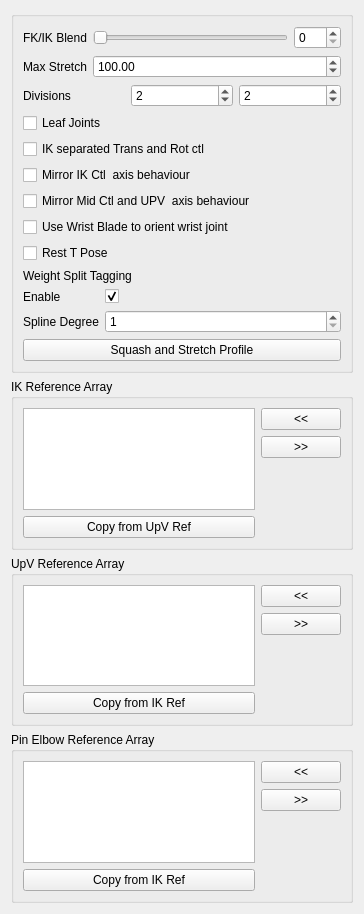
<?xml version="1.0" encoding="UTF-8"?>
<ui version="4.0">
 <class>Form</class>
 <widget class="QWidget" name="Form">
  <property name="geometry">
   <rect>
    <x>0</x>
    <y>0</y>
    <width>364</width>
    <height>914</height>
   </rect>
  </property>
  <property name="windowTitle">
   <string>Form</string>
  </property>
  <layout class="QGridLayout" name="gridLayout">
   <item row="0" column="0">
    <widget class="QGroupBox" name="groupBox">
     <property name="title">
      <string/>
     </property>
     <layout class="QGridLayout" name="gridLayout_2">
      <item row="0" column="0">
       <layout class="QVBoxLayout" name="verticalLayout">
        <item>
         <layout class="QFormLayout" name="formLayout">
          <property name="fieldGrowthPolicy">
           <enum>QFormLayout::FieldGrowthPolicy::AllNonFixedFieldsGrow</enum>
          </property>
          <item row="0" column="0">
           <widget class="QLabel" name="ikfk_label">
            <property name="text">
             <string>FK/IK Blend</string>
            </property>
           </widget>
          </item>
          <item row="0" column="1">
           <layout class="QHBoxLayout" name="horizontalLayout_3">
            <item>
             <widget class="QSlider" name="ikfk_slider">
              <property name="minimumSize">
               <size>
                <width>0</width>
                <height>15</height>
               </size>
              </property>
              <property name="maximum">
               <number>100</number>
              </property>
              <property name="orientation">
               <enum>Qt::Orientation::Horizontal</enum>
              </property>
             </widget>
            </item>
            <item>
             <widget class="QSpinBox" name="ikfk_spinBox">
              <property name="maximum">
               <number>100</number>
              </property>
             </widget>
            </item>
           </layout>
          </item>
          <item row="1" column="0">
           <widget class="QLabel" name="maxStretch_label">
            <property name="sizePolicy">
             <sizepolicy hsizetype="MinimumExpanding" vsizetype="MinimumExpanding">
              <horstretch>0</horstretch>
              <verstretch>0</verstretch>
             </sizepolicy>
            </property>
            <property name="text">
             <string>Max Stretch</string>
            </property>
           </widget>
          </item>
          <item row="1" column="1">
           <widget class="QDoubleSpinBox" name="maxStretch_spinBox">
            <property name="sizePolicy">
             <sizepolicy hsizetype="MinimumExpanding" vsizetype="Fixed">
              <horstretch>0</horstretch>
              <verstretch>0</verstretch>
             </sizepolicy>
            </property>
            <property name="minimum">
             <double>1.000000000000000</double>
            </property>
            <property name="maximum">
             <double>1000.000000000000000</double>
            </property>
            <property name="value">
             <double>100.000000000000000</double>
            </property>
           </widget>
          </item>
         </layout>
        </item>
        <item>
         <layout class="QHBoxLayout" name="horizontalLayout">
          <item>
           <widget class="QLabel" name="divisions_label">
            <property name="text">
             <string>Divisions</string>
            </property>
           </widget>
          </item>
          <item>
           <widget class="QSpinBox" name="div0_spinBox">
            <property name="minimum">
             <number>0</number>
            </property>
            <property name="value">
             <number>2</number>
            </property>
           </widget>
          </item>
          <item>
           <widget class="QSpinBox" name="div1_spinBox">
            <property name="minimum">
             <number>0</number>
            </property>
            <property name="value">
             <number>2</number>
            </property>
           </widget>
          </item>
         </layout>
        </item>
        <item>
         <widget class="QCheckBox" name="leafJoints_checkBox">
          <property name="text">
           <string>Leaf Joints</string>
          </property>
         </widget>
        </item>
        <item>
         <widget class="QCheckBox" name="ikTR_checkBox">
          <property name="text">
           <string>IK separated Trans and Rot ctl</string>
          </property>
         </widget>
        </item>
        <item>
         <widget class="QCheckBox" name="mirrorIK_checkBox">
          <property name="toolTip">
           <string extracomment="This option set the axis of the mid CTL (elbow) and the up vector control to move in a mirror behaviour ">This option set the axis of the mid CTL (elbow) and the up vector control to move in a mirror behaviour </string>
          </property>
          <property name="statusTip">
           <string extracomment="This option set the axis of the mid CTL (elbow) and the up vector control to move in a mirror behaviour ">This option set the axis of the mid CTL (elbow) and the up vector control to move in a mirror behaviour </string>
          </property>
          <property name="whatsThis">
           <string>This option set the axis of the mid CTL (elbow) and the up vector control to move in a mirror behaviour </string>
          </property>
          <property name="text">
           <string>Mirror IK Ctl  axis behaviour</string>
          </property>
         </widget>
        </item>
        <item>
         <widget class="QCheckBox" name="mirrorMid_checkBox">
          <property name="toolTip">
           <string extracomment="This option set the axis of the mid CTL (elbow) and the up vector control to move in a mirror behaviour ">This option set the axis of the mid CTL (elbow) and the up vector control to move in a mirror behaviour </string>
          </property>
          <property name="statusTip">
           <string extracomment="This option set the axis of the mid CTL (elbow) and the up vector control to move in a mirror behaviour ">This option set the axis of the mid CTL (elbow) and the up vector control to move in a mirror behaviour </string>
          </property>
          <property name="whatsThis">
           <string>This option set the axis of the mid CTL (elbow) and the up vector control to move in a mirror behaviour </string>
          </property>
          <property name="text">
           <string>Mirror Mid Ctl and UPV  axis behaviour</string>
          </property>
         </widget>
        </item>
        <item>
         <widget class="QCheckBox" name="useBlade_checkBox">
          <property name="toolTip">
           <string>&lt;html&gt;&lt;head/&gt;&lt;body&gt;&lt;p&gt;If checked, will use a blade to control the wrist joint orientation. This doesn't affect the controls that are align with the arm plane.&lt;/p&gt;&lt;/body&gt;&lt;/html&gt;</string>
          </property>
          <property name="statusTip">
           <string extracomment="This option set the axis of the mid CTL (elbow) and the up vector control to move in a mirror behaviour "/>
          </property>
          <property name="whatsThis">
           <string/>
          </property>
          <property name="text">
           <string>Use Wrist Blade to orient wrist joint</string>
          </property>
         </widget>
        </item>
        <item>
         <widget class="QCheckBox" name="TPoseRest_checkBox">
          <property name="toolTip">
           <string extracomment="This option set the axis of the mid CTL (elbow) and the up vector control to move in a mirror behaviour ">&lt;html&gt;&lt;head/&gt;&lt;body&gt;&lt;p&gt;If checked, the Rest pose for controls will be in T Pose&lt;/p&gt;&lt;/body&gt;&lt;/html&gt;</string>
          </property>
          <property name="statusTip">
           <string extracomment="This option set the axis of the mid CTL (elbow) and the up vector control to move in a mirror behaviour ">This option set the axis of the mid CTL (elbow) and the up vector control to move in a mirror behaviour </string>
          </property>
          <property name="whatsThis">
           <string>This option set the axis of the mid CTL (elbow) and the up vector control to move in a mirror behaviour </string>
          </property>
          <property name="text">
           <string>Rest T Pose</string>
          </property>
         </widget>
        </item>
        <item>
         <layout class="QFormLayout" name="weight_split_formLayout">
          <item row="1" column="0">
           <widget class="QLabel" name="weight_split_enable_label">
            <property name="toolTip">
             <string>When enabled the component's joints will be tagged to have metadata for automatic skin weight splitting.</string>
            </property>
            <property name="text">
             <string>Enable</string>
            </property>
           </widget>
          </item>
          <item row="1" column="1">
           <widget class="QCheckBox" name="weight_split_enable_checkBox">
            <property name="toolTip">
             <string>When enabled the component's joints will be tagged to have metadata for automatic skin weight splitting.</string>
            </property>
            <property name="text">
             <string/>
            </property>
            <property name="checked">
             <bool>true</bool>
            </property>
           </widget>
          </item>
          <item row="0" column="0" colspan="2">
           <widget class="QLabel" name="weight_split_label">
            <property name="text">
             <string>Weight Split Tagging</string>
            </property>
           </widget>
          </item>
          <item row="2" column="0">
           <widget class="QLabel" name="spline_degree_label">
            <property name="toolTip">
             <string>This corresponds to the degree of the spline used for the skin weight splitting. A higher value will result in a &quot;smoother&quot; weight split. A value of one is a linear spline, 2 quadratic, etc.</string>
            </property>
            <property name="text">
             <string>Spline Degree</string>
            </property>
           </widget>
          </item>
          <item row="2" column="1">
           <widget class="QSpinBox" name="spline_degree_spinBox">
            <property name="sizePolicy">
             <sizepolicy hsizetype="Expanding" vsizetype="Fixed">
              <horstretch>0</horstretch>
              <verstretch>0</verstretch>
             </sizepolicy>
            </property>
            <property name="toolTip">
             <string>This corresponds to the degree of the spline used for the skin weight splitting. A higher value will result in a &quot;smoother&quot; weight split. A value of one is a linear spline, 2 quadratic, etc.</string>
            </property>
            <property name="minimum">
             <number>1</number>
            </property>
            <property name="maximum">
             <number>5</number>
            </property>
           </widget>
          </item>
         </layout>
        </item>
        <item>
         <layout class="QHBoxLayout" name="horizontalLayout_2">
          <item>
           <widget class="QPushButton" name="squashStretchProfile_pushButton">
            <property name="text">
             <string>Squash and Stretch Profile</string>
            </property>
           </widget>
          </item>
         </layout>
        </item>
       </layout>
      </item>
     </layout>
    </widget>
   </item>
   <item row="1" column="0">
    <widget class="QGroupBox" name="ikRefArray_groupBox">
     <property name="title">
      <string>IK Reference Array</string>
     </property>
     <layout class="QGridLayout" name="gridLayout_3">
      <item row="0" column="0">
       <layout class="QHBoxLayout" name="ikRefArray_horizontalLayout">
        <item>
         <layout class="QVBoxLayout" name="ikRefArray_verticalLayout_1">
          <item>
           <widget class="QListWidget" name="ikRefArray_listWidget">
            <property name="dragDropOverwriteMode">
             <bool>true</bool>
            </property>
            <property name="dragDropMode">
             <enum>QAbstractItemView::DragDropMode::InternalMove</enum>
            </property>
            <property name="defaultDropAction">
             <enum>Qt::DropAction::MoveAction</enum>
            </property>
            <property name="alternatingRowColors">
             <bool>true</bool>
            </property>
            <property name="selectionMode">
             <enum>QAbstractItemView::SelectionMode::ExtendedSelection</enum>
            </property>
            <property name="selectionRectVisible">
             <bool>false</bool>
            </property>
           </widget>
          </item>
          <item>
           <widget class="QPushButton" name="ikRefArray_copyRef_pushButton">
            <property name="text">
             <string>Copy from UpV Ref</string>
            </property>
           </widget>
          </item>
         </layout>
        </item>
        <item>
         <layout class="QVBoxLayout" name="ikRefArray_verticalLayout_2">
          <item>
           <widget class="QPushButton" name="ikRefArrayAdd_pushButton">
            <property name="text">
             <string>&lt;&lt;</string>
            </property>
           </widget>
          </item>
          <item>
           <widget class="QPushButton" name="ikRefArrayRemove_pushButton">
            <property name="text">
             <string>&gt;&gt;</string>
            </property>
           </widget>
          </item>
          <item>
           <spacer name="ikRefArray_verticalSpacer">
            <property name="orientation">
             <enum>Qt::Orientation::Vertical</enum>
            </property>
            <property name="sizeHint" stdset="0">
             <size>
              <width>20</width>
              <height>40</height>
             </size>
            </property>
           </spacer>
          </item>
         </layout>
        </item>
       </layout>
      </item>
     </layout>
    </widget>
   </item>
   <item row="2" column="0">
    <widget class="QGroupBox" name="upvRefArray_groupBox">
     <property name="title">
      <string>UpV Reference Array</string>
     </property>
     <layout class="QGridLayout" name="gridLayout_5">
      <item row="0" column="0">
       <layout class="QHBoxLayout" name="upvRefArray_horizontalLayout">
        <item>
         <layout class="QVBoxLayout" name="upvRefArray_verticalLayout_1">
          <item>
           <widget class="QListWidget" name="upvRefArray_listWidget">
            <property name="dragDropOverwriteMode">
             <bool>true</bool>
            </property>
            <property name="dragDropMode">
             <enum>QAbstractItemView::DragDropMode::InternalMove</enum>
            </property>
            <property name="defaultDropAction">
             <enum>Qt::DropAction::MoveAction</enum>
            </property>
            <property name="alternatingRowColors">
             <bool>true</bool>
            </property>
            <property name="selectionMode">
             <enum>QAbstractItemView::SelectionMode::ExtendedSelection</enum>
            </property>
            <property name="selectionRectVisible">
             <bool>false</bool>
            </property>
           </widget>
          </item>
          <item>
           <widget class="QPushButton" name="upvRefArray_copyRef_pushButton">
            <property name="text">
             <string>Copy from IK Ref</string>
            </property>
           </widget>
          </item>
         </layout>
        </item>
        <item>
         <layout class="QVBoxLayout" name="upvRefArray_verticalLayout_2">
          <item>
           <widget class="QPushButton" name="upvRefArrayAdd_pushButton">
            <property name="text">
             <string>&lt;&lt;</string>
            </property>
           </widget>
          </item>
          <item>
           <widget class="QPushButton" name="upvRefArrayRemove_pushButton">
            <property name="text">
             <string>&gt;&gt;</string>
            </property>
           </widget>
          </item>
          <item>
           <spacer name="upvRefArray_verticalSpacer">
            <property name="orientation">
             <enum>Qt::Orientation::Vertical</enum>
            </property>
            <property name="sizeHint" stdset="0">
             <size>
              <width>20</width>
              <height>40</height>
             </size>
            </property>
           </spacer>
          </item>
         </layout>
        </item>
       </layout>
      </item>
     </layout>
    </widget>
   </item>
   <item row="3" column="0">
    <widget class="QGroupBox" name="pinRefArray_groupBox">
     <property name="title">
      <string>Pin Elbow Reference Array</string>
     </property>
     <layout class="QGridLayout" name="gridLayout_4">
      <item row="0" column="0">
       <layout class="QHBoxLayout" name="pinRefArray_horizontalLayout">
        <item>
         <layout class="QVBoxLayout" name="pinRefArray_verticalLayout">
          <item>
           <widget class="QListWidget" name="pinRefArray_listWidget">
            <property name="dragDropOverwriteMode">
             <bool>true</bool>
            </property>
            <property name="dragDropMode">
             <enum>QAbstractItemView::DragDropMode::InternalMove</enum>
            </property>
            <property name="defaultDropAction">
             <enum>Qt::DropAction::MoveAction</enum>
            </property>
            <property name="alternatingRowColors">
             <bool>true</bool>
            </property>
            <property name="selectionMode">
             <enum>QAbstractItemView::SelectionMode::ExtendedSelection</enum>
            </property>
            <property name="selectionRectVisible">
             <bool>false</bool>
            </property>
           </widget>
          </item>
          <item>
           <widget class="QPushButton" name="pinRefArray_copyRef_pushButton">
            <property name="text">
             <string>Copy from IK Ref</string>
            </property>
           </widget>
          </item>
         </layout>
        </item>
        <item>
         <layout class="QVBoxLayout" name="pinRefArray_verticalLayout_2">
          <item>
           <widget class="QPushButton" name="pinRefArrayAdd_pushButton">
            <property name="text">
             <string>&lt;&lt;</string>
            </property>
           </widget>
          </item>
          <item>
           <widget class="QPushButton" name="pinRefArrayRemove_pushButton">
            <property name="text">
             <string>&gt;&gt;</string>
            </property>
           </widget>
          </item>
          <item>
           <spacer name="pinRefArray_verticalSpacer">
            <property name="orientation">
             <enum>Qt::Orientation::Vertical</enum>
            </property>
            <property name="sizeHint" stdset="0">
             <size>
              <width>20</width>
              <height>40</height>
             </size>
            </property>
           </spacer>
          </item>
         </layout>
        </item>
       </layout>
      </item>
     </layout>
    </widget>
   </item>
  </layout>
 </widget>
 <resources/>
 <connections>
  <connection>
   <sender>ikfk_slider</sender>
   <signal>sliderMoved(int)</signal>
   <receiver>ikfk_spinBox</receiver>
   <slot>setValue(int)</slot>
   <hints>
    <hint type="sourcelabel">
     <x>144</x>
     <y>47</y>
    </hint>
    <hint type="destinationlabel">
     <x>220</x>
     <y>45</y>
    </hint>
   </hints>
  </connection>
  <connection>
   <sender>ikfk_spinBox</sender>
   <signal>valueChanged(int)</signal>
   <receiver>ikfk_slider</receiver>
   <slot>setValue(int)</slot>
   <hints>
    <hint type="sourcelabel">
     <x>222</x>
     <y>37</y>
    </hint>
    <hint type="destinationlabel">
     <x>182</x>
     <y>37</y>
    </hint>
   </hints>
  </connection>
 </connections>
</ui>
